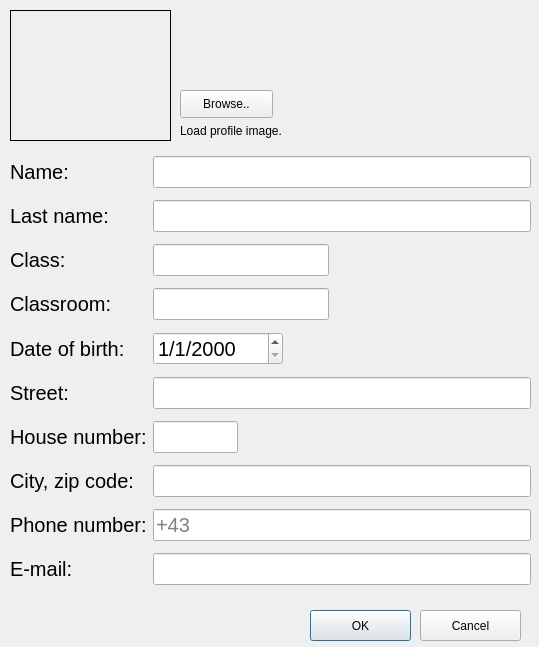
<?xml version="1.0" encoding="UTF-8"?>
<ui version="4.0">
 <class>AddStudent</class>
 <widget class="QDialog" name="AddStudent">
  <property name="geometry">
   <rect>
    <x>0</x>
    <y>0</y>
    <width>539</width>
    <height>647</height>
   </rect>
  </property>
  <property name="windowTitle">
   <string>Add Student</string>
  </property>
  <property name="windowIcon">
   <iconset resource="icons.qrc">
    <normaloff>:/new/prefix1/school.png</normaloff>:/new/prefix1/school.png</iconset>
  </property>
  <widget class="QWidget" name="gridLayoutWidget">
   <property name="geometry">
    <rect>
     <x>10</x>
     <y>150</y>
     <width>521</width>
     <height>451</height>
    </rect>
   </property>
   <layout class="QGridLayout" name="gridLayout_2">
    <item row="13" column="0">
     <widget class="QLabel" name="label_10">
      <property name="font">
       <font>
        <pointsize>15</pointsize>
       </font>
      </property>
      <property name="text">
       <string>E-mail:</string>
      </property>
     </widget>
    </item>
    <item row="3" column="0">
     <widget class="QLabel" name="label_4">
      <property name="font">
       <font>
        <pointsize>15</pointsize>
       </font>
      </property>
      <property name="text">
       <string>Classroom:</string>
      </property>
     </widget>
    </item>
    <item row="9" column="0">
     <widget class="QLabel" name="label_8">
      <property name="font">
       <font>
        <pointsize>15</pointsize>
       </font>
      </property>
      <property name="text">
       <string>City, zip code:</string>
      </property>
     </widget>
    </item>
    <item row="7" column="0">
     <widget class="QLabel" name="label_6">
      <property name="font">
       <font>
        <pointsize>15</pointsize>
       </font>
      </property>
      <property name="text">
       <string>Street:</string>
      </property>
     </widget>
    </item>
    <item row="5" column="0">
     <widget class="QLabel" name="label_5">
      <property name="font">
       <font>
        <pointsize>15</pointsize>
       </font>
      </property>
      <property name="text">
       <string>Date of birth:</string>
      </property>
     </widget>
    </item>
    <item row="2" column="0">
     <widget class="QLabel" name="label_3">
      <property name="font">
       <font>
        <pointsize>15</pointsize>
       </font>
      </property>
      <property name="text">
       <string>Class:</string>
      </property>
     </widget>
    </item>
    <item row="8" column="0">
     <widget class="QLabel" name="label_7">
      <property name="font">
       <font>
        <pointsize>15</pointsize>
       </font>
      </property>
      <property name="text">
       <string>House number:</string>
      </property>
     </widget>
    </item>
    <item row="0" column="1">
     <widget class="QLineEdit" name="text_name">
      <property name="font">
       <font>
        <pointsize>15</pointsize>
       </font>
      </property>
     </widget>
    </item>
    <item row="1" column="0">
     <widget class="QLabel" name="label_2">
      <property name="font">
       <font>
        <pointsize>15</pointsize>
       </font>
      </property>
      <property name="text">
       <string>Last name:</string>
      </property>
     </widget>
    </item>
    <item row="0" column="0">
     <widget class="QLabel" name="label">
      <property name="font">
       <font>
        <pointsize>15</pointsize>
       </font>
      </property>
      <property name="text">
       <string>Name:</string>
      </property>
     </widget>
    </item>
    <item row="12" column="0">
     <widget class="QLabel" name="label_9">
      <property name="font">
       <font>
        <pointsize>15</pointsize>
       </font>
      </property>
      <property name="text">
       <string>Phone number:</string>
      </property>
     </widget>
    </item>
    <item row="1" column="1">
     <widget class="QLineEdit" name="text_lastName">
      <property name="sizePolicy">
       <sizepolicy hsizetype="Expanding" vsizetype="Fixed">
        <horstretch>0</horstretch>
        <verstretch>0</verstretch>
       </sizepolicy>
      </property>
      <property name="font">
       <font>
        <pointsize>15</pointsize>
       </font>
      </property>
     </widget>
    </item>
    <item row="2" column="1">
     <widget class="QLineEdit" name="text_class">
      <property name="sizePolicy">
       <sizepolicy hsizetype="Fixed" vsizetype="Fixed">
        <horstretch>0</horstretch>
        <verstretch>0</verstretch>
       </sizepolicy>
      </property>
      <property name="font">
       <font>
        <pointsize>15</pointsize>
       </font>
      </property>
     </widget>
    </item>
    <item row="3" column="1">
     <widget class="QLineEdit" name="text_classroom">
      <property name="sizePolicy">
       <sizepolicy hsizetype="Fixed" vsizetype="Fixed">
        <horstretch>0</horstretch>
        <verstretch>0</verstretch>
       </sizepolicy>
      </property>
      <property name="font">
       <font>
        <pointsize>15</pointsize>
       </font>
      </property>
     </widget>
    </item>
    <item row="5" column="1">
     <widget class="QDateEdit" name="dateEdit">
      <property name="sizePolicy">
       <sizepolicy hsizetype="Fixed" vsizetype="Fixed">
        <horstretch>0</horstretch>
        <verstretch>0</verstretch>
       </sizepolicy>
      </property>
      <property name="font">
       <font>
        <pointsize>15</pointsize>
       </font>
      </property>
      <property name="displayFormat">
       <string>d/M/yyyy</string>
      </property>
     </widget>
    </item>
    <item row="7" column="1">
     <widget class="QLineEdit" name="text_street">
      <property name="font">
       <font>
        <pointsize>15</pointsize>
       </font>
      </property>
     </widget>
    </item>
    <item row="8" column="1">
     <widget class="QLineEdit" name="text_houseNum">
      <property name="sizePolicy">
       <sizepolicy hsizetype="Fixed" vsizetype="Fixed">
        <horstretch>0</horstretch>
        <verstretch>0</verstretch>
       </sizepolicy>
      </property>
      <property name="maximumSize">
       <size>
        <width>85</width>
        <height>16777215</height>
       </size>
      </property>
      <property name="font">
       <font>
        <pointsize>15</pointsize>
       </font>
      </property>
     </widget>
    </item>
    <item row="9" column="1">
     <widget class="QLineEdit" name="text_zip">
      <property name="sizePolicy">
       <sizepolicy hsizetype="Fixed" vsizetype="Fixed">
        <horstretch>0</horstretch>
        <verstretch>0</verstretch>
       </sizepolicy>
      </property>
      <property name="maximumSize">
       <size>
        <width>167772</width>
        <height>16777215</height>
       </size>
      </property>
      <property name="font">
       <font>
        <pointsize>15</pointsize>
       </font>
      </property>
     </widget>
    </item>
    <item row="12" column="1">
     <widget class="QLineEdit" name="text_phone">
      <property name="font">
       <font>
        <pointsize>15</pointsize>
       </font>
      </property>
      <property name="inputMask">
       <string/>
      </property>
      <property name="text">
       <string/>
      </property>
      <property name="maxLength">
       <number>32767</number>
      </property>
      <property name="readOnly">
       <bool>false</bool>
      </property>
      <property name="placeholderText">
       <string>+43</string>
      </property>
     </widget>
    </item>
    <item row="13" column="1">
     <widget class="QLineEdit" name="text_email">
      <property name="font">
       <font>
        <pointsize>15</pointsize>
       </font>
      </property>
     </widget>
    </item>
   </layout>
  </widget>
  <widget class="QPushButton" name="pushButton">
   <property name="geometry">
    <rect>
     <x>310</x>
     <y>610</y>
     <width>101</width>
     <height>31</height>
    </rect>
   </property>
   <property name="text">
    <string>OK</string>
   </property>
  </widget>
  <widget class="QPushButton" name="pushButton_2">
   <property name="geometry">
    <rect>
     <x>420</x>
     <y>610</y>
     <width>101</width>
     <height>31</height>
    </rect>
   </property>
   <property name="text">
    <string>Cancel</string>
   </property>
  </widget>
  <widget class="QLabel" name="email">
   <property name="geometry">
    <rect>
     <x>10</x>
     <y>610</y>
     <width>281</width>
     <height>31</height>
    </rect>
   </property>
   <property name="font">
    <font>
     <pointsize>12</pointsize>
    </font>
   </property>
   <property name="frameShape">
    <enum>QFrame::NoFrame</enum>
   </property>
   <property name="text">
    <string/>
   </property>
  </widget>
  <widget class="QLabel" name="load_image">
   <property name="geometry">
    <rect>
     <x>180</x>
     <y>120</y>
     <width>161</width>
     <height>21</height>
    </rect>
   </property>
   <property name="text">
    <string>Load profile image.</string>
   </property>
  </widget>
  <widget class="QPushButton" name="pushButton_3">
   <property name="geometry">
    <rect>
     <x>180</x>
     <y>90</y>
     <width>93</width>
     <height>28</height>
    </rect>
   </property>
   <property name="text">
    <string>Browse..</string>
   </property>
  </widget>
  <widget class="QLabel" name="label_profileImage">
   <property name="geometry">
    <rect>
     <x>10</x>
     <y>10</y>
     <width>161</width>
     <height>131</height>
    </rect>
   </property>
   <property name="frameShape">
    <enum>QFrame::Box</enum>
   </property>
   <property name="text">
    <string/>
   </property>
  </widget>
 </widget>
 <resources>
  <include location="icons.qrc"/>
 </resources>
 <connections/>
</ui>
